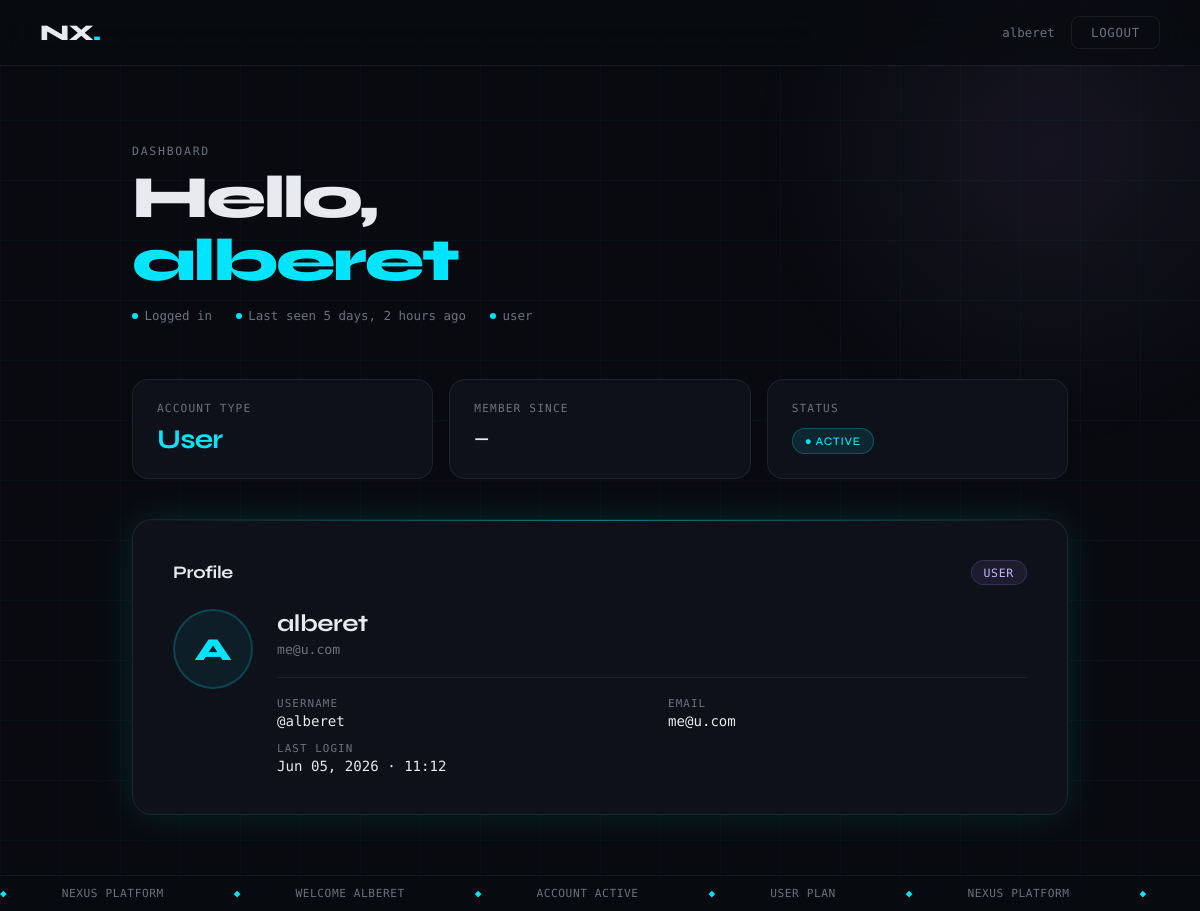
Before: / (signed in) with the older database file.
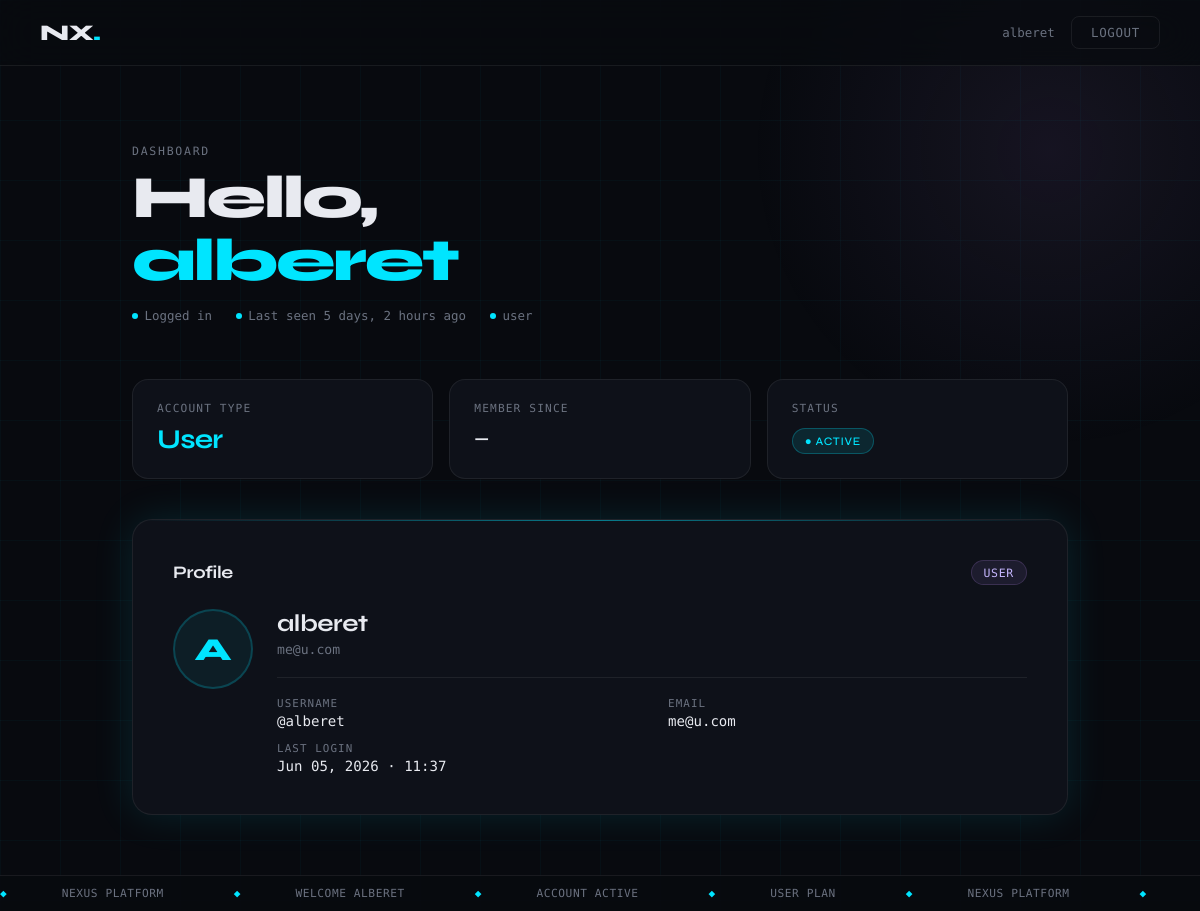
After: the same page with the newer database file.
### apps/users/models.py (models this page shows, shortened)
class User(models.Model):
    username = models.CharField(max_length=255)
    email = models.EmailField(unique=True)
    password = models.CharField(max_length=255)
    user_type = models.CharField(max_length=50, choices=TYPES, default='user')
    profile_pic = models.ImageField(upload_to='profile_pics/', null=True, blank=True)
    created_at = models.DateTimeField(auto_now_add=True)
    last_login = models.DateTimeField(null=True, blank=True)

### apps/users/views.py (the view)
# urls.py: path("", home, name="home"),
def home(request):
    user_id = request.session.get("user_id")
    if not user_id:
        messages.error(request, "Please login first")
        return redirect("login")
    user = User.objects.get(id=user_id)
    return render(request, "home.html", {"user": user})

### templates/home.html (shortened to what this page needs)
{% extends "base.html" %}
{% block content %}
<div class="home-wrapper">
  <div class="hero">
    <div class="hero-text">
      <p class="eyebrow">Dashboard</p>
      <h1>Hello,<br><em>{{ user.username }}</em></h1>
      <div class="hero-meta">
        <span>Logged in</span>
        {% if user.last_login %}
        <span>Last seen {{ user.last_login|timesince }} ago</span>
        {% endif %}
        <span>{{ user.user_type|default:"Member" }}</span>
      </div>
    </div>
  </div>
  <div class="stats-grid">
    <div class="stat-card" style="animation-delay:0.1s">
      <div class="stat-label">Account type</div>
      <div class="stat-value accent">{{ user.user_type|default:"User"|title }}</div>
    </div>
    <div class="stat-card" style="animation-delay:0.18s">
      <div class="stat-label">Member since</div>
      <div class="stat-value" style="font-size:1.1rem; padding-top:0.3rem;">{{ user.date_joined|date:"M Y"|default:"—" }}</div>
    </div>
    <div class="stat-card" style="animation-delay:0.26s">
      <div class="stat-label">Status</div>
      <div class="stat-value" style="font-size:1rem; padding-top:0.3rem;">
        <span class="badge badge-cyan">● Active</span>
      </div>
    </div>
  </div>
  <div class="profile-section">
    <div class="card" style="margin-bottom:0; border-radius:20px;">
      <div style="display:flex; justify-content:space-between; align-items:center; margin-bottom:1.5rem;">
        <h2 style="font-family:var(--font-head); font-size:1.1rem; font-weight:700; letter-spacing:-0.02em;">Profile</h2>
        <span class="badge badge-purple">{{ user.user_type|default:"Standard"|title }}</span>
      </div>
      <div style="display:flex; gap:1.5rem; align-items:flex-start; flex-wrap:wrap;">
        <div class="avatar">
          {% if user.profile_picture %}
            <img src="{{ user.profile_picture.url }}" alt="{{ user.username }}" />
          {% else %}
            {{ user.username|first|upper }}
          {% endif %}
        </div>
        <div style="flex:1;">
          <div class="profile-name">{{ user.get_full_name|default:user.username }}</div>
          <div class="profile-email">{{ user.email }}</div>
          <div class="profile-fields">
            <div class="pf-item">
              <div class="pf-label">Username</div>
              <div class="pf-val">@{{ user.username }}</div>
            </div>
            <div class="pf-item">
              <div class="pf-label">Email</div>
              <div class="pf-val">{{ user.email }}</div>
            </div>
            {% if user.last_login %}
            <div class="pf-item">
              <div class="pf-label">Last login</div>
              <div class="pf-val">{{ user.last_login|date:"M d, Y · H:i" }}</div>
            </div>
            {% endif %}
          </div>
        </div>
      </div>
    </div>
  </div>
</div>
<div class="ticker-line">
  <div class="ticker-inner">
    <span>◆</span> Nexus Platform &nbsp;&nbsp;
    <span>◆</span> Welcome {{ user.username }} &nbsp;&nbsp;
    <span>◆</span> Account active &nbsp;&nbsp;
    <span>◆</span> {{ user.user_type|default:"Standard"|upper }} plan &nbsp;&nbsp;
    <span>◆</span> Nexus Platform &nbsp;&nbsp;
    <span>◆</span> Welcome {{ user.username }} &nbsp;&nbsp;
  </div>
</div>
{% endblock %}

### templates/base.html (shortened to what this page needs)
<!DOCTYPE html>
<html lang="en">
<head>
</head>
<body>
  <nav>
    <a href="{% url 'home' %}" class="nav-logo">NX<span>.</span></a>
    <div class="nav-links">
      {% if request.session.user_id %}
        <span class="text-muted" style="font-size:0.78rem;">{{ request.session.username }}</span>
        <form method="post" action="{% url 'logout' %}" style="display:inline;">
          <button type="submit" class="nav-btn">Logout</button>
        </form>
      {% else %}
        <a href="{% url 'login' %}" class="nav-btn">Sign in</a>
        <a href="{% url 'signup' %}" class="nav-btn primary">Get started</a>
      {% endif %}
    </div>
  </nav>
  <main>
    {% block content %}{% endblock %}
  </main>
</body>
</html>

Changed rows visible on the page:
changed User "alberet": last_login "Jun 05, 2026 · 11:12" → "Jun 05, 2026 · 11:37"
